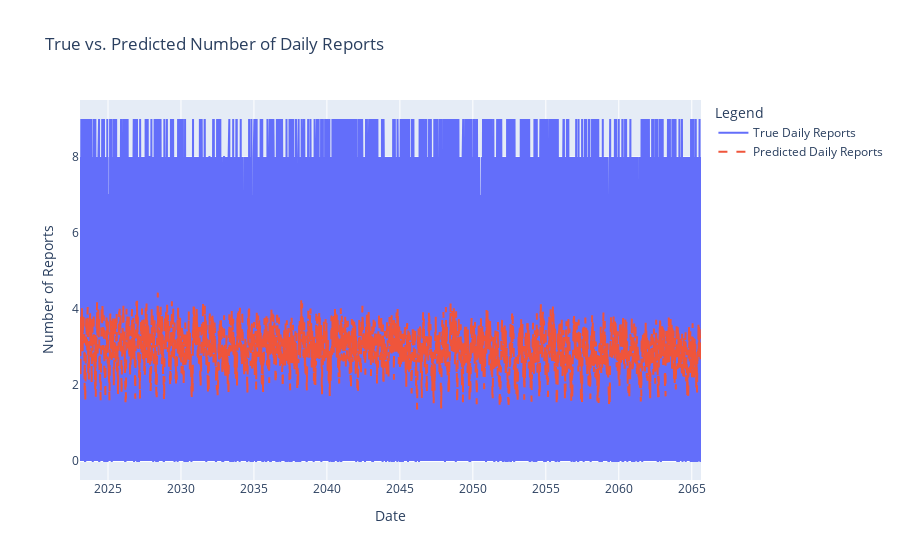

Notebook cell for this chart:
### Code cell
import plotly.graph_objects as go

# Reverse the scaling for the true values and predicted values of the daily report count
y_test_daily_inv = scaler.inverse_transform(y_test)[:, 0]  # Take the first column
y_pred_daily_inv = scaler.inverse_transform(y_pred)[:, 0]  # Take the first column

# Extract dates for plotting
dates = pd.date_range(start=val_split_end, periods=len(y_test_daily_inv), freq='D')[sequence_length:]

# Create plotly figure
fig = go.Figure()

# Add trace for true daily report values
fig.add_trace(go.Scatter(
    x=dates,
    y=y_test_daily_inv,
    mode='lines',
    name='True Daily Reports'
))

# Add trace for predicted daily report values
fig.add_trace(go.Scatter(
    x=dates,
    y=y_pred_daily_inv,
    mode='lines',
    name='Predicted Daily Reports',
    line=dict(dash='dash')
))

fig.update_layout(
    title='True vs. Predicted Number of Daily Reports',
    xaxis_title='Date',
    yaxis_title='Number of Reports',
    legend_title='Legend'
)

fig.show()

### Figure 1 — Plotly figure (JSON) as saved in the notebook; plotly's stock layout.template omitted (floating-point values rounded to 4 significant figures; data arrays with more than 128 entries replaced by an {"elided": "..."} marker saying what was removed)
{"data": [{"mode": "lines", "name": "True Daily Reports", "type": "scatter", "x": {"elided": "15543 str values"}, "y": {"elided": "15573 float values"}}, {"line": {"dash": "dash"}, "mode": "lines", "name": "Predicted Daily Reports", "type": "scatter", "x": {"elided": "15543 str values"}, "y": {"elided": "15573 float values"}}], "layout": {"legend": {"title": {"text": "Legend"}}, "title": {"text": "True vs. Predicted Number of Daily Reports"}, "xaxis": {"title": {"text": "Date"}}, "yaxis": {"title": {"text": "Number of Reports"}}}}
